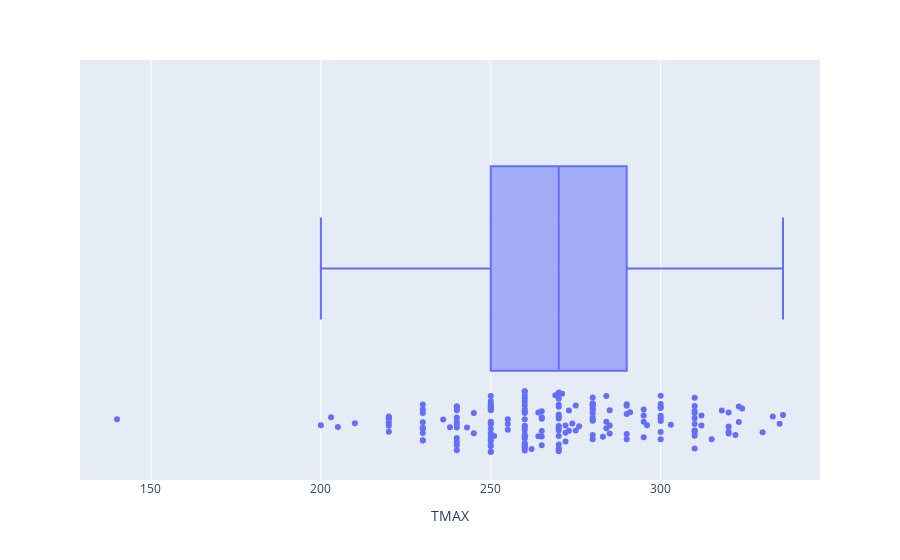

Here is the notebook cell this chart was saved with:
### Code cell
#TMAX
fig_weather_box=px.box(weather, x="TMAX", points='all', orientation='h')
fig_weather_box.show()

### Figure 1 — Plotly figure (JSON) as saved in the notebook; plotly's stock layout.template omitted (floating-point values rounded to 4 significant figures; data arrays with more than 128 entries replaced by an {"elided": "..."} marker saying what was removed)
{"data": [{"alignmentgroup": "True", "boxpoints": "all", "hoverlabel": {"namelength": 0}, "hovertemplate": "TMAX=%{x}", "legendgroup": "", "marker": {"color": "#636efa"}, "name": "", "notched": false, "offsetgroup": "", "orientation": "h", "showlegend": false, "type": "box", "x": {"elided": "267 str values"}, "x0": " ", "xaxis": "x", "y0": " ", "yaxis": "y"}], "layout": {"autosize": true, "boxmode": "group", "legend": {"tracegroupgap": 0}, "margin": {"t": 60}, "xaxis": {"anchor": "y", "autorange": true, "domain": [0, 1], "range": [129.1, 346.9], "title": {"text": "TMAX"}, "type": "linear"}, "yaxis": {"anchor": "x", "autorange": true, "domain": [0, 1], "range": [-0.5066, 0.5], "type": "category"}}}
